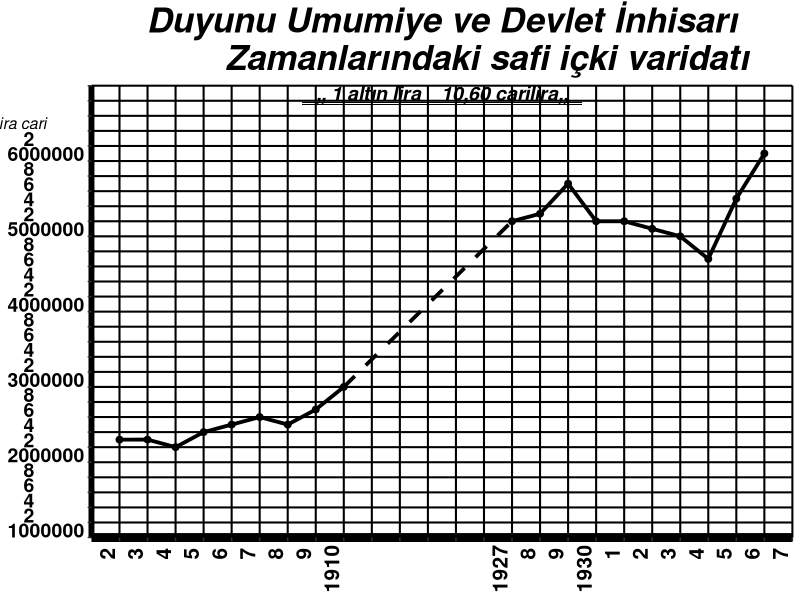

R code for this plot:
Sys.setlocale(locale = "Turkish")
library(ggplot2)
tarih <- seq(1902,1925)
miktar <- c(2300000,2300500,2200000,2400000,2500000,2600000,2500000,2700000,3000000,NA,NA,NA,NA,NA,5200000,5300000,5700000,5200000,5200000,5100000,5000000,4700000,5500000,6100000)
tarih2 <- c(1910,1916)
miktar2 <- c(3000000,5200000)
duyunu <- data.frame(tarih,miktar,tarih2,miktar2)
ggplot(duyunu, aes(tarih)) +
  geom_line(aes(y=miktar), size=1.3) + geom_point(aes(y=miktar), size=2) +
  geom_line(aes(x=tarih2, y=miktar2), linetype="dashed",size=1.3)+
  labs(title = "Duyunu Umumiye ve Devlet İnhisarı
         Zamanlarındaki safi içki varidatı") +
  theme_classic() +
  theme(panel.grid.major = element_line(colour = "black", size = 0.7)) +
  theme(plot.title = element_text(hjust = 0.5, size = 25, face = "bold.italic")) +
  theme(axis.title = element_blank())  +
  theme(axis.text.x = element_text(size=15, face="bold", vjust = -0.3, angle = 90, colour = "black")) +
  theme(axis.text.y = element_text(size=14, face="bold", vjust = 0, colour = "black")) +
  theme(axis.line.x = element_line(size = 3)) +
  theme(axis.line.y = element_line(size = 2)) +
  coord_cartesian(clip = 'off') +
  scale_x_continuous(
    limits = c(1901,1926),
    breaks = seq(1902,1926),
    labels = c("     2","     3","     4","     5","     6","     7","     8","     9","1910"," "," "," "," "," ",
               "1927","     8","     9","1930","     1","     2","     3","     4","     5","     6","     7"),
    expand = c(0,0)
  ) + 
  scale_y_continuous(
    limits = c(1000000,7000000),
    breaks = seq(1000000,7000000, by=200000),
    labels = c("1000000","2          ","4          ","6          ","8          ","2000000","2          ","4          ","6          ",
               "8          ","3000000","2          ","4          ","6          ","8          ","4000000","2          ","4          ",
               "6          ","8          ","5000000","2          ","4          ","6          ","8          ","6000000","2          ",
               ""," "," "," "),
    expand = c(0,0)
  ) +
  annotate(geom="text", x=1913.5,y=6900000,label= " ,, 1 altın lira    10,60 carilira,, ", size= 5, fontface="bold.italic") +
  annotate(geom="text", x=1902, y=6500000, label="lira cari",fontface="italic", hjust=2.4, size= 4) +
  annotate(geom="rect", xmin = 1908.5, xmax = 1918.5, ymin = 6775000, ymax = 6790000, fill = "black" ) +
  annotate(geom="rect", xmin = 1908.5, xmax = 1918.5, ymin = 6745000, ymax = 6760000, fill = "black" )
  
